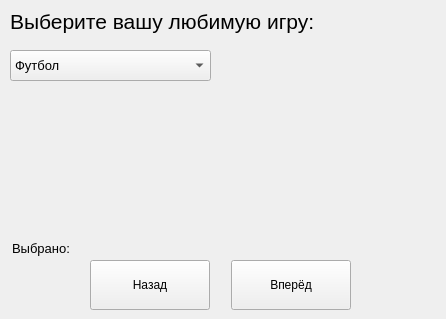
<?xml version="1.0" encoding="UTF-8"?>
<ui version="4.0">
 <class>MainWindow</class>
 <widget class="QMainWindow" name="MainWindow">
  <property name="geometry">
   <rect>
    <x>0</x>
    <y>0</y>
    <width>446</width>
    <height>319</height>
   </rect>
  </property>
  <property name="minimumSize">
   <size>
    <width>446</width>
    <height>319</height>
   </size>
  </property>
  <property name="maximumSize">
   <size>
    <width>446</width>
    <height>319</height>
   </size>
  </property>
  <property name="windowTitle">
   <string>MainWindow</string>
  </property>
  <widget class="QWidget" name="centralwidget">
   <widget class="QLabel" name="label_task">
    <property name="geometry">
     <rect>
      <x>10</x>
      <y>6</y>
      <width>351</width>
      <height>31</height>
     </rect>
    </property>
    <property name="font">
     <font>
      <family>Segoe UI</family>
      <pointsize>16</pointsize>
     </font>
    </property>
    <property name="text">
     <string>Выберите вашу любимую игру:</string>
    </property>
   </widget>
   <widget class="QComboBox" name="comboBox">
    <property name="geometry">
     <rect>
      <x>10</x>
      <y>50</y>
      <width>201</width>
      <height>31</height>
     </rect>
    </property>
    <property name="font">
     <font>
      <family>Segoe UI</family>
      <pointsize>10</pointsize>
     </font>
    </property>
    <item>
     <property name="text">
      <string>Футбол</string>
     </property>
    </item>
    <item>
     <property name="text">
      <string>Баскетбол</string>
     </property>
    </item>
    <item>
     <property name="text">
      <string>Волейбол</string>
     </property>
    </item>
    <item>
     <property name="text">
      <string>Вышибалы</string>
     </property>
    </item>
   </widget>
   <widget class="QLabel" name="label_img">
    <property name="geometry">
     <rect>
      <x>220</x>
      <y>50</y>
      <width>211</width>
      <height>191</height>
     </rect>
    </property>
    <property name="text">
     <string/>
    </property>
   </widget>
   <widget class="QPushButton" name="btn_next">
    <property name="geometry">
     <rect>
      <x>231</x>
      <y>260</y>
      <width>120</width>
      <height>50</height>
     </rect>
    </property>
    <property name="font">
     <font>
      <family>Segoe UI</family>
     </font>
    </property>
    <property name="text">
     <string>Вперёд</string>
    </property>
   </widget>
   <widget class="QPushButton" name="btn_back">
    <property name="geometry">
     <rect>
      <x>90</x>
      <y>260</y>
      <width>120</width>
      <height>50</height>
     </rect>
    </property>
    <property name="font">
     <font>
      <family>Segoe UI</family>
     </font>
    </property>
    <property name="text">
     <string>Назад</string>
    </property>
   </widget>
   <widget class="QLabel" name="label_selected">
    <property name="geometry">
     <rect>
      <x>12</x>
      <y>240</y>
      <width>221</width>
      <height>16</height>
     </rect>
    </property>
    <property name="font">
     <font>
      <family>Segoe UI</family>
      <pointsize>10</pointsize>
     </font>
    </property>
    <property name="text">
     <string>Выбрано:</string>
    </property>
   </widget>
  </widget>
 </widget>
 <resources/>
 <connections/>
</ui>
